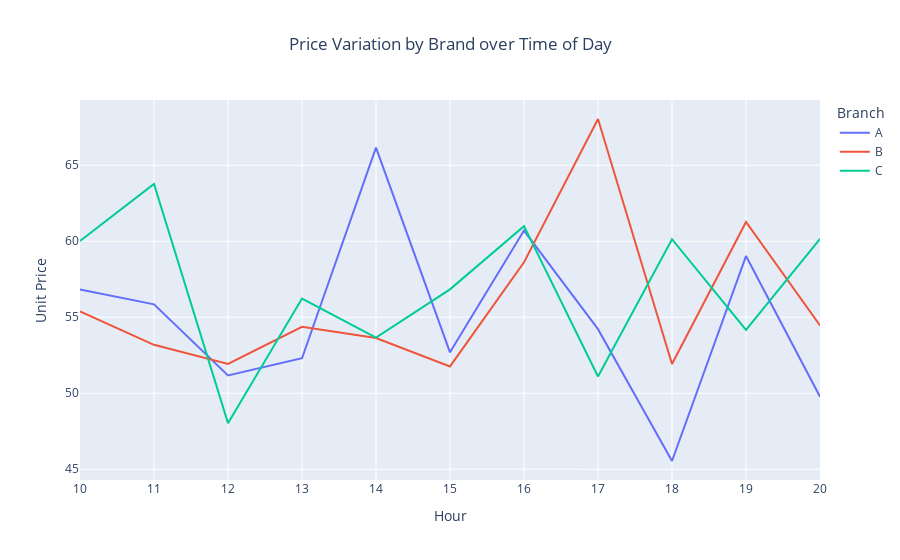

The code cell stored with this chart in its notebook:
### Code cell
## Visualise price variation over time of day

times_branch = sales.groupby(["Hour", "Branch"], as_index=False)["Unit_price"].mean()

fig2 = px.line(times_branch, x="Hour", y="Unit_price", color="Branch", labels={
    "Unit_price" : "Unit Price"}, title="Price Variation by Brand over Time of Day")
fig2.update_layout(title_x=0.5)
fig2.show()

### Figure 1 — Plotly figure (JSON) as saved in the notebook; plotly's stock layout.template omitted (floating-point values rounded to 4 significant figures)
{"data": [{"hovertemplate": "Branch=A<br>Hour=%{x}<br>Unit Price=%{y}<extra></extra>", "legendgroup": "A", "line": {"color": "#636efa", "dash": "solid"}, "marker": {"symbol": "circle"}, "mode": "lines", "name": "A", "orientation": "v", "showlegend": true, "type": "scatter", "x": ["10", "11", "12", "13", "14", "15", "16", "17", "18", "19", "20"], "xaxis": "x", "y": [56.83, 55.85, 51.18, 52.3, 66.16, 52.69, 60.7, 54.22, 45.54, 59.03, 49.77], "yaxis": "y"}, {"hovertemplate": "Branch=B<br>Hour=%{x}<br>Unit Price=%{y}<extra></extra>", "legendgroup": "B", "line": {"color": "#EF553B", "dash": "solid"}, "marker": {"symbol": "circle"}, "mode": "lines", "name": "B", "orientation": "v", "showlegend": true, "type": "scatter", "x": ["10", "11", "12", "13", "14", "15", "16", "17", "18", "19", "20"], "xaxis": "x", "y": [55.39, 53.19, 51.93, 54.37, 53.64, 51.76, 58.61, 68.04, 51.92, 61.27, 54.46], "yaxis": "y"}, {"hovertemplate": "Branch=C<br>Hour=%{x}<br>Unit Price=%{y}<extra></extra>", "legendgroup": "C", "line": {"color": "#00cc96", "dash": "solid"}, "marker": {"symbol": "circle"}, "mode": "lines", "name": "C", "orientation": "v", "showlegend": true, "type": "scatter", "x": ["10", "11", "12", "13", "14", "15", "16", "17", "18", "19", "20"], "xaxis": "x", "y": [60.02, 63.77, 48.03, 56.23, 53.66, 56.83, 60.99, 51.1, 60.13, 54.17, 60.15], "yaxis": "y"}], "layout": {"autosize": true, "legend": {"title": {"text": "Branch"}, "tracegroupgap": 0}, "title": {"text": "Price Variation by Brand over Time of Day", "x": 0.5}, "xaxis": {"anchor": "y", "autorange": true, "domain": [0, 1], "range": [0, 10], "title": {"text": "Hour"}, "type": "category"}, "yaxis": {"anchor": "x", "autorange": true, "domain": [0, 1], "range": [44.29, 69.29], "title": {"text": "Unit Price"}, "type": "linear"}}}
